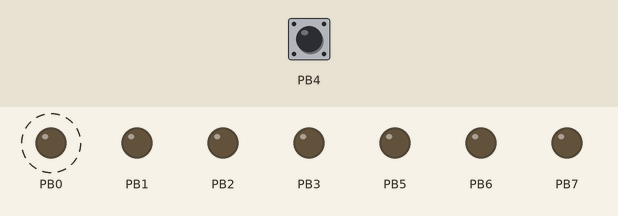
This program was run on a simulated ATmega328P, built with avr-gcc and emulated at 16 MHz. On the bench: output pins drawn as LEDs (lit = HIGH). Dashed ring = blinking. The test bench sets the inputs (shaded band); at power-on: PB4 HIGH.

Above: at 1.8 s.
1.9 s: PB4 pulled LOW for 3.2 s
At 5.5 s:
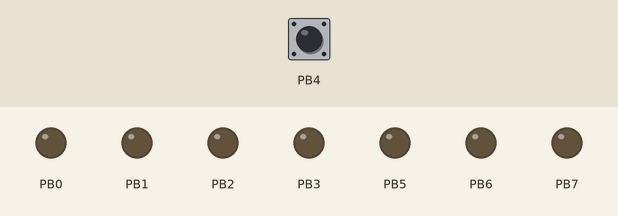
At 5.85 s:
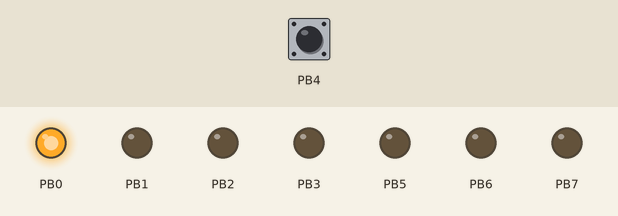
Timing chart, 0 to 12.6 s (numbered marks = the images above; inputs shaded):
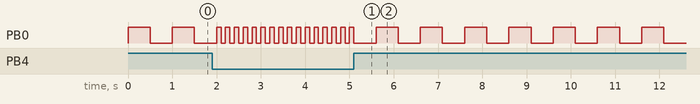

The program:

main.c
```c
#include <avr/io.h>
#define F_CPU 16000000UL
#include <util/delay.h>

int main(void)
{
    DDRB = DDRB | (1<<DDB0);
	DDRB = DDRB | ~(1<<DDB4);
	PORTB = PORTB | (1<<PORTB4) ;


    while (1)
    {
		PORTB = PORTB ^ (1<<PORTB0);
		if(PINB & (1<<PINB4))
			_delay_ms(500);
		else
			_delay_ms(100);


    }
}
```
